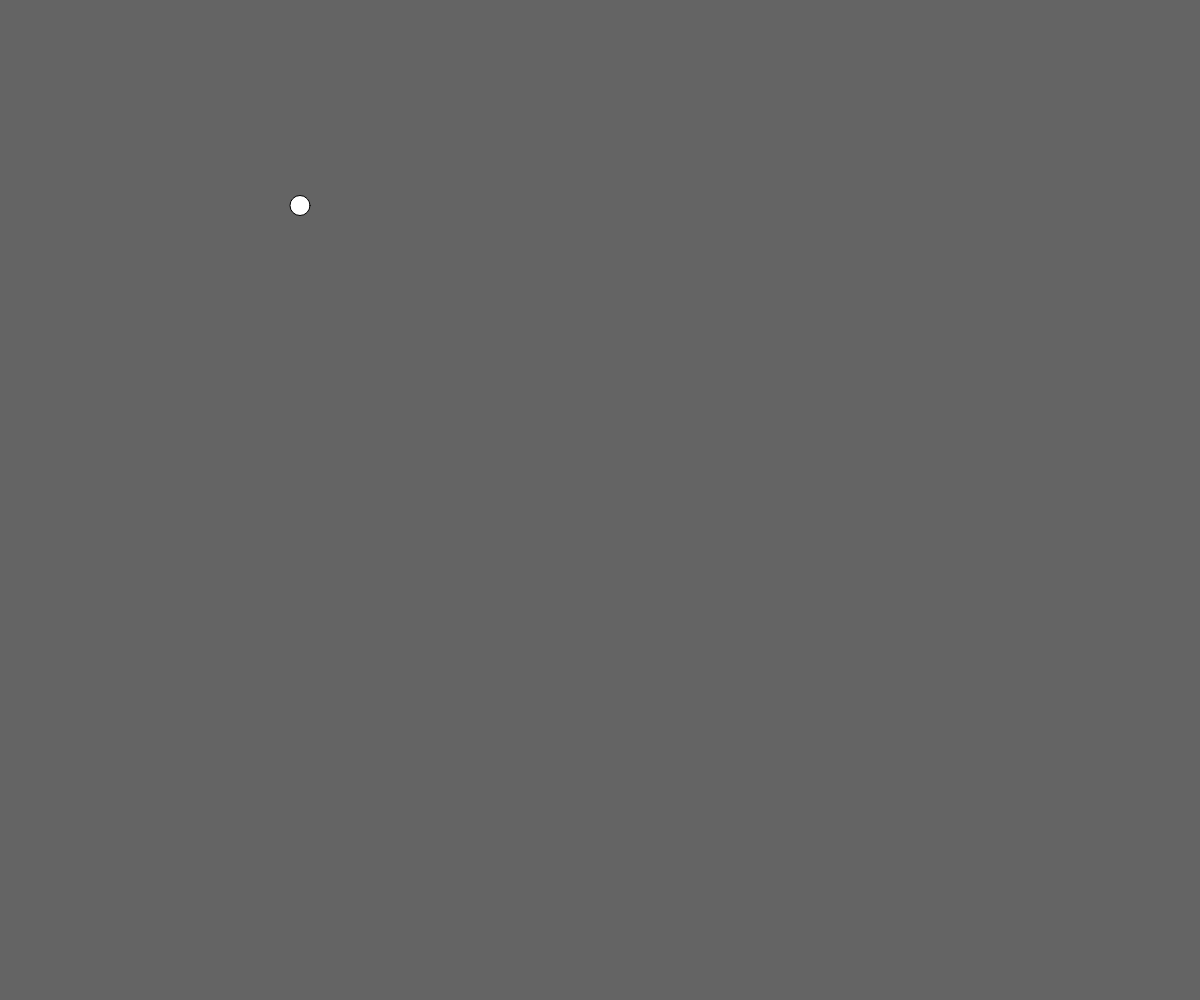
Frame 1 (no input)
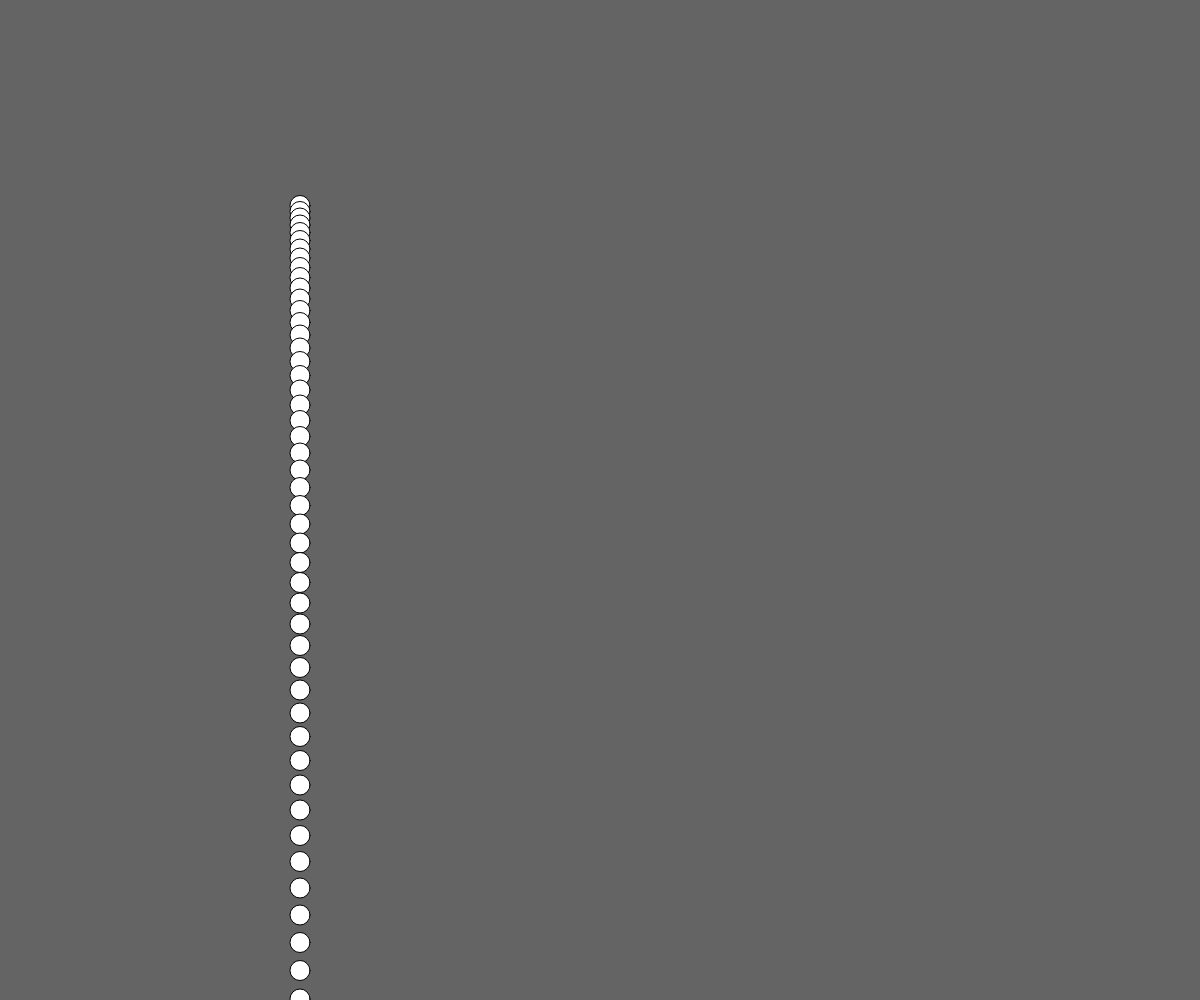
Frame 60 (no input)
Frame 120 (the mouse pressed at the canvas centre since frame 60): identical to frame 60, image omitted

The p5.js sketch that drew these frames (run headless with seeded random() and noise() and a simulated clock; from frame 60 on, the mouse is pressed at the canvas centre):

// p5.js sketch
// ── sketch.js

let rad = 10;  
let xpos, ypos, vx, vy, ax, ay, dt; 

function setup() {
	createCanvas(windowWidth, windowHeight);  
	background(100);  
	ellipseMode(RADIUS);  
	xpos = windowWidth/4;  
    ypos = windowHeight/5;  
	vy = 50;	
	ay = 50; 
    dt = 0.1;  
}


function draw() {
	vy += ay*dt;  
	ypos += vy*dt; 
	ellipse(xpos, ypos, rad, rad);
}
